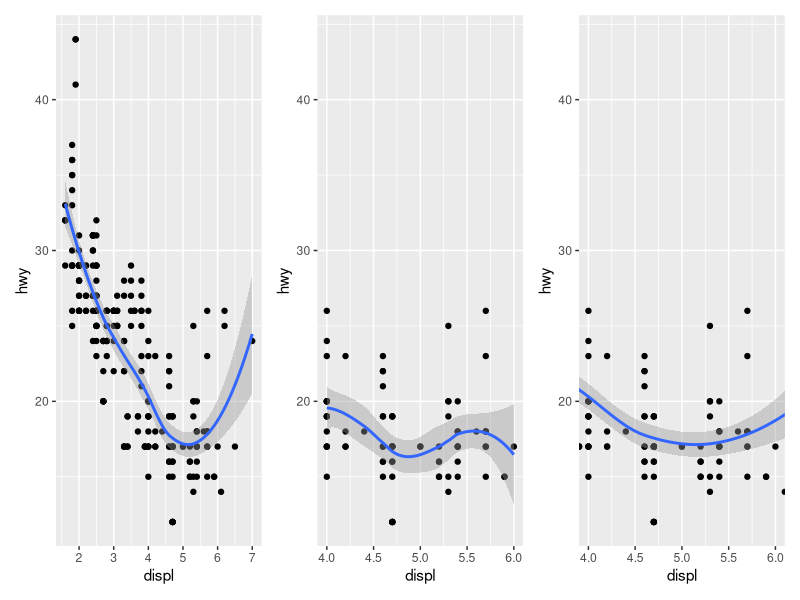
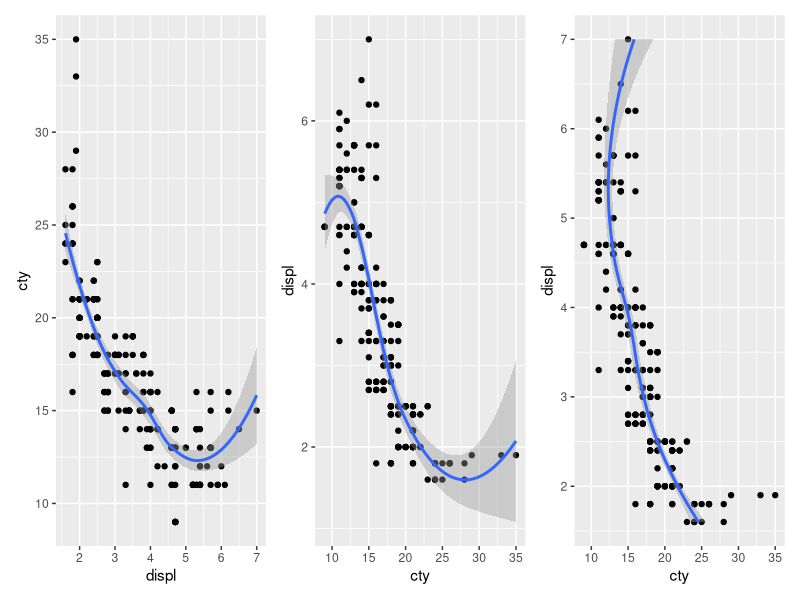
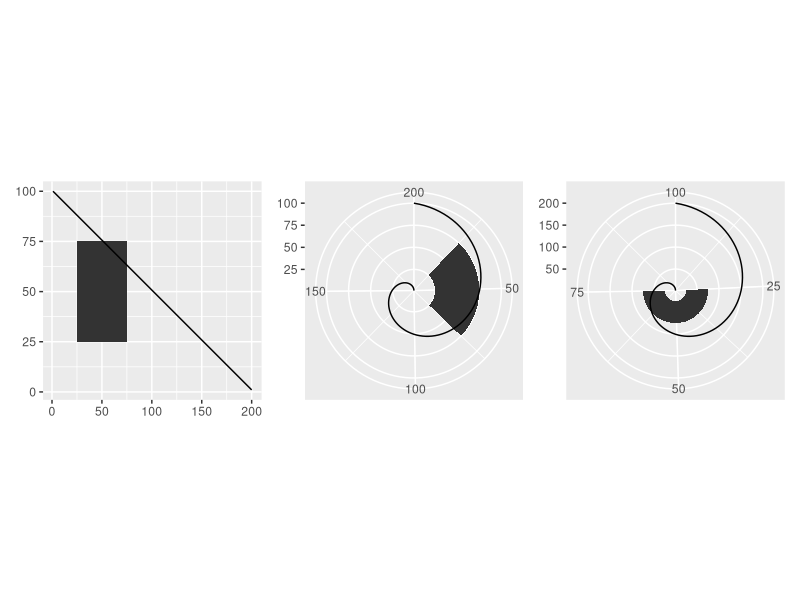
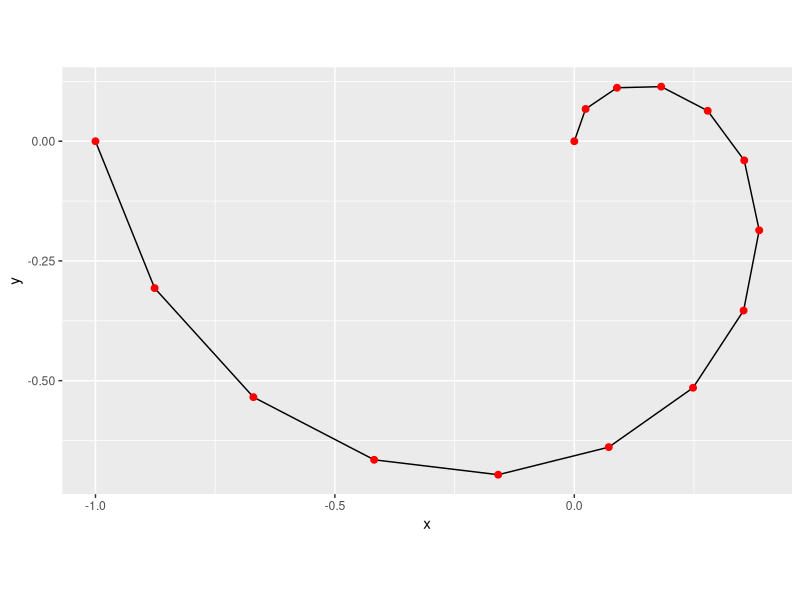
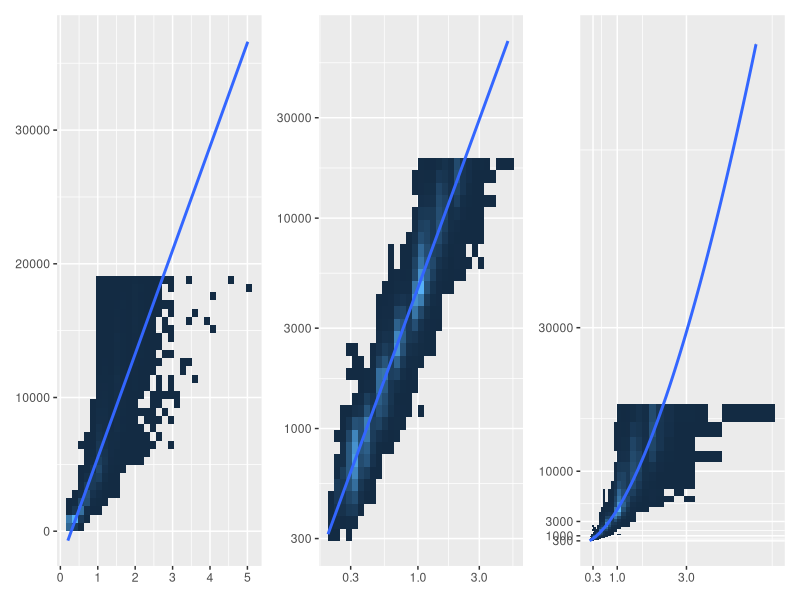
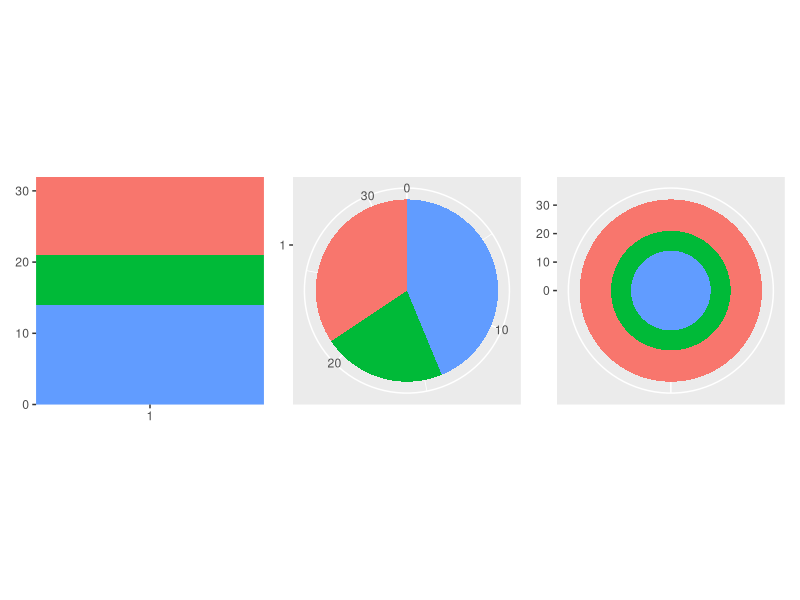

Reproduce these figures in R, in order.
## ---- chunk 1
library(ggplot2)
base <- ggplot(mpg, aes(displ, hwy)) + geom_point() + geom_smooth()

a <- base                                        # full data
b <- base + scale_x_continuous(limits = c(4, 6)) # throws data away, refits smooth
c <- base + coord_cartesian(xlim = c(4, 6))      # keeps data, zooms in
## ---- chunk 2
library(patchwork)
(a|b|c)
## ---- chunk 3
a <- ggplot(mpg, aes(displ, cty)) + geom_point() + geom_smooth()
b <- ggplot(mpg, aes(cty, displ)) + geom_point() + geom_smooth()  
# smooth fit to rotated data
c <- ggplot(mpg, aes(displ, cty)) + geom_point() + geom_smooth() + coord_flip()
## ---- chunk 4
library(patchwork)
(a|b|c)
## ---- chunk 5
library(ggplot2)
rect <- data.frame(x = 50, y = 50)
line <- data.frame(x = c(1, 200), y = c(100, 1))
base <- ggplot(mapping = aes(x, y)) +
  geom_tile(data = rect, aes(width = 50, height = 50)) +
  geom_line(data = line) + xlab(NULL) + ylab(NULL)
a <- base
b <- base + coord_polar("x")
c <- base + coord_polar("y")
## ---- chunk 6
library(patchwork)
(a|b|c)
## ---- chunk 7
df <- data.frame(r = c(0, 1), theta = c(0, 3 / 2 * pi))
interp <- function(rng, n) seq(rng[1], rng[2], length = n)
munched <- data.frame(r = interp(df$r, 15), theta = interp(df$theta, 15))
transformed <- transform(munched, x = r * sin(theta), y = r * cos(theta))
ggplot(transformed, aes(x, y)) +
  geom_path() + geom_point(size = 2, colour = "red") + coord_fixed()
## ---- chunk 8
library(ggplot2)
base <- ggplot(diamonds, aes(carat, price)) +
  stat_bin2d() + geom_smooth(method = "lm") +
  xlab(NULL) + ylab(NULL) + theme(legend.position = "none")
a <- base                                        # poor linear fit
b <- base + scale_x_log10() + scale_y_log10()    # good fit, hard to read
pow10 <- scales::exp_trans(10)
c <- base + scale_x_log10() + scale_y_log10() + coord_trans(x = pow10, y = pow10)
## ---- chunk 9
library(patchwork)
(a|b|c)
## ---- chunk 10
library(ggplot2)
base <- ggplot(mtcars, aes(factor(1), fill = factor(cyl))) +
  geom_bar(width = 1) + theme(legend.position = "none") +
  scale_x_discrete(NULL, expand = c(0, 0)) +
  scale_y_continuous(NULL, expand = c(0, 0))
a <- base                            # stacked bar
b <- base + coord_polar(theta = "y")# pie chart
c <- base + coord_polar()           # bullseye
## ---- chunk 11
library(patchwork)
(a|b|c)
